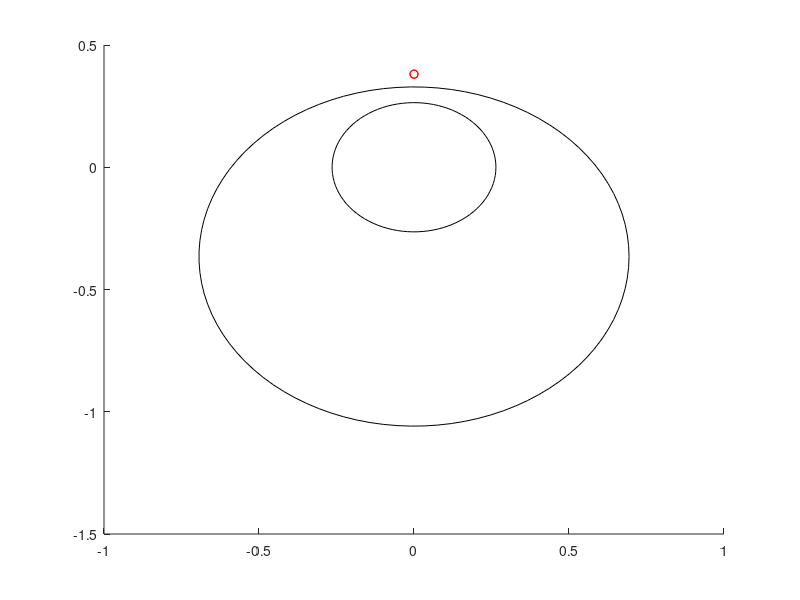

Write the MATLAB code that produced this figure. (Note: this script raises an error after producing the figure.)
function test_intersections()

figure(1)
for j = 1:10
  r1 = rand()
  for k = 1:10
    r2 = rand()
    for i = 1:10
      v22 = rand() * r2 + r1
      clf
      hold on
      draw_circle([0;0], r1);
      draw_circle([0;-v22], r2);
      a = get_a(r1, r2, v22);
      c = get_c(r1, r2, v22);
      plot([0, c], [-a, -a], 'ro-')
      assert(abs(norm([c;-a]) - r1) < 1e-3);
      assert(abs(norm([c;-a] - [0;-v22]) - r2) < 1e-3);
      pause
    end
  end
end

end

function draw_circle(x, r)
  th = linspace(0, 2*pi);
  plot(x(1) + r*cos(th), x(2) + r*sin(th), 'k-');
end

function x = get_a(r1, r2, v22)
  x = r1 * (r2^2 - r1^2 - v22^2) / (-2 * r1 * v22);
end

function x = get_c(r1, r2, v22)
  x = sqrt(r1^2 - (r2^2 - r1^2 - v22^2)^2 / (4 * v22^2));
end
